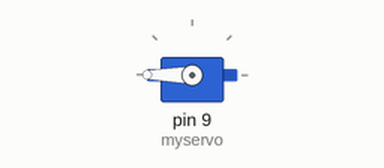
A sketch run on a simulated Arduino Uno, built with avr-gcc and run on an emulated ATmega328P. Shown: servo. Random numbers use the default seed unless the sketch sets one.

Above: at 1.6 s.
At 5.6 s:
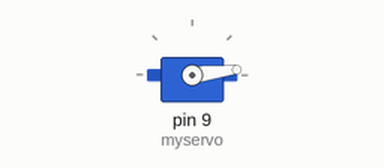
At 22.1 s:
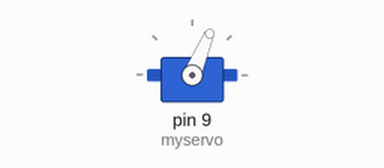
At 39.75 s:
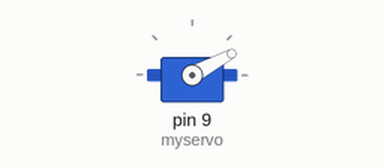
Timing chart, 0 to 40.0 s (numbered marks = the images above):
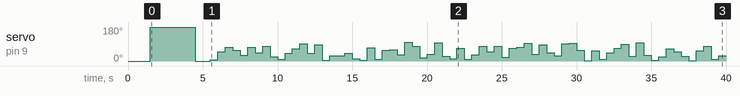

The sketch:

servo-motor.ino
```cpp
#include <Servo.h>


Servo myservo;  // create servo object to control a servo

// twelve servo objects can be created on most boards

int pos=0;


void setup() {

  myservo.attach(9);  // attaches the servo on pin 9 to the servo object
  myservo.write(0);
  delay(1500);
  myservo.write(180);
delay(3000);
myservo.write(0);
delay(1000);
}


void loop() {


myservo.write(random(100));
pos++;
delay(500);
}
```

Measured:
- by itself, servo on pin 9 (myservo): 0° → 180° at 1.5 s, → 0° 3.0 s later, → 7° 1.0 s later, → 49° 0.50 s later, … (71 changes in this stretch)
